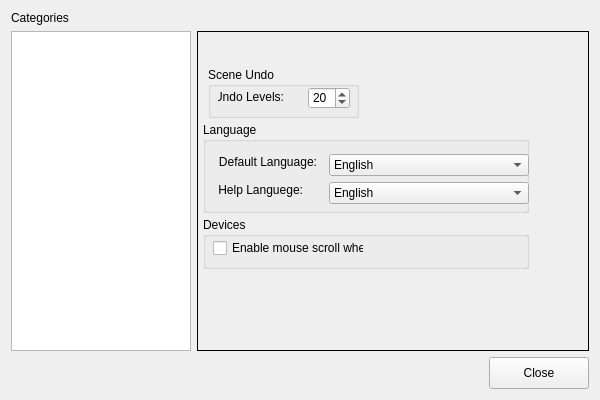
<ui version="4.0" >
 <class>Preferences</class>
 <widget class="QWidget" name="Preferences" >
  <property name="geometry" >
   <rect>
    <x>0</x>
    <y>0</y>
    <width>600</width>
    <height>400</height>
   </rect>
  </property>
  <property name="minimumSize" >
   <size>
    <width>600</width>
    <height>400</height>
   </size>
  </property>
  <property name="windowTitle" >
   <string>Preferences</string>
  </property>
  <layout class="QGridLayout" name="gridLayout_2" >
   <item row="0" column="0" >
    <widget class="QLabel" name="lbl_categories" >
     <property name="text" >
      <string>Categories</string>
     </property>
    </widget>
   </item>
   <item row="1" column="0" >
    <widget class="QTreeView" name="trv_categories" >
     <property name="sizePolicy" >
      <sizepolicy vsizetype="Expanding" hsizetype="Fixed" >
       <horstretch>0</horstretch>
       <verstretch>0</verstretch>
      </sizepolicy>
     </property>
     <property name="minimumSize" >
      <size>
       <width>180</width>
       <height>0</height>
      </size>
     </property>
     <property name="maximumSize" >
      <size>
       <width>180</width>
       <height>16777215</height>
      </size>
     </property>
    </widget>
   </item>
   <item row="1" column="1" colspan="2" >
    <widget class="QStackedWidget" name="stackedWidget" >
     <property name="frameShape" >
      <enum>QFrame::Box</enum>
     </property>
     <property name="currentIndex" >
      <number>0</number>
     </property>
     <widget class="QWidget" name="general" >
      <widget class="QGroupBox" name="groupBox_2" >
       <property name="geometry" >
        <rect>
         <x>5</x>
         <y>185</y>
         <width>326</width>
         <height>52</height>
        </rect>
       </property>
       <property name="sizePolicy" >
        <sizepolicy vsizetype="Fixed" hsizetype="Fixed" >
         <horstretch>0</horstretch>
         <verstretch>0</verstretch>
        </sizepolicy>
       </property>
       <property name="minimumSize" >
        <size>
         <width>0</width>
         <height>50</height>
        </size>
       </property>
       <property name="title" >
        <string>Devices</string>
       </property>
       <widget class="QCheckBox" name="checkBox" >
        <property name="geometry" >
         <rect>
          <x>10</x>
          <y>20</y>
          <width>151</width>
          <height>22</height>
         </rect>
        </property>
        <property name="text" >
         <string>Enable mouse scroll wheel</string>
        </property>
       </widget>
      </widget>
      <widget class="QGroupBox" name="groupBox_3" >
       <property name="geometry" >
        <rect>
         <x>5</x>
         <y>90</y>
         <width>326</width>
         <height>91</height>
        </rect>
       </property>
       <property name="sizePolicy" >
        <sizepolicy vsizetype="Fixed" hsizetype="Fixed" >
         <horstretch>0</horstretch>
         <verstretch>0</verstretch>
        </sizepolicy>
       </property>
       <property name="title" >
        <string>Language</string>
       </property>
       <layout class="QGridLayout" name="gridLayout" >
        <property name="margin" >
         <number>12</number>
        </property>
        <property name="spacing" >
         <number>12</number>
        </property>
        <item row="0" column="0" >
         <widget class="QLabel" name="label_4" >
          <property name="sizePolicy" >
           <sizepolicy vsizetype="Fixed" hsizetype="Fixed" >
            <horstretch>0</horstretch>
            <verstretch>0</verstretch>
           </sizepolicy>
          </property>
          <property name="layoutDirection" >
           <enum>Qt::LeftToRight</enum>
          </property>
          <property name="text" >
           <string>Default Language:</string>
          </property>
          <property name="alignment" >
           <set>Qt::AlignRight|Qt::AlignTrailing|Qt::AlignVCenter</set>
          </property>
         </widget>
        </item>
        <item row="0" column="1" >
         <widget class="QComboBox" name="comboBox" >
          <property name="minimumSize" >
           <size>
            <width>200</width>
            <height>22</height>
           </size>
          </property>
          <item>
           <property name="text" >
            <string>English</string>
           </property>
          </item>
          <item>
           <property name="text" >
            <string>Portuguese (Brazil)</string>
           </property>
          </item>
         </widget>
        </item>
        <item row="1" column="0" >
         <widget class="QLabel" name="label_5" >
          <property name="sizePolicy" >
           <sizepolicy vsizetype="Fixed" hsizetype="Fixed" >
            <horstretch>0</horstretch>
            <verstretch>0</verstretch>
           </sizepolicy>
          </property>
          <property name="layoutDirection" >
           <enum>Qt::LeftToRight</enum>
          </property>
          <property name="text" >
           <string>Help Languege:</string>
          </property>
          <property name="alignment" >
           <set>Qt::AlignRight|Qt::AlignTrailing|Qt::AlignVCenter</set>
          </property>
         </widget>
        </item>
        <item row="1" column="1" >
         <widget class="QComboBox" name="comboBox_2" >
          <property name="minimumSize" >
           <size>
            <width>200</width>
            <height>22</height>
           </size>
          </property>
          <item>
           <property name="text" >
            <string>English</string>
           </property>
          </item>
          <item>
           <property name="text" >
            <string>Portuguese (Brazil)</string>
           </property>
          </item>
         </widget>
        </item>
       </layout>
      </widget>
      <widget class="QGroupBox" name="groupBox" >
       <property name="geometry" >
        <rect>
         <x>10</x>
         <y>35</y>
         <width>151</width>
         <height>51</height>
        </rect>
       </property>
       <property name="sizePolicy" >
        <sizepolicy vsizetype="Fixed" hsizetype="Fixed" >
         <horstretch>0</horstretch>
         <verstretch>0</verstretch>
        </sizepolicy>
       </property>
       <property name="minimumSize" >
        <size>
         <width>120</width>
         <height>50</height>
        </size>
       </property>
       <property name="title" >
        <string>Scene Undo</string>
       </property>
       <widget class="QLabel" name="label" >
        <property name="geometry" >
         <rect>
          <x>10</x>
          <y>20</y>
          <width>66</width>
          <height>20</height>
         </rect>
        </property>
        <property name="layoutDirection" >
         <enum>Qt::LeftToRight</enum>
        </property>
        <property name="text" >
         <string>Undo Levels:</string>
        </property>
        <property name="alignment" >
         <set>Qt::AlignRight|Qt::AlignTrailing|Qt::AlignVCenter</set>
        </property>
       </widget>
       <widget class="QSpinBox" name="spinBox" >
        <property name="geometry" >
         <rect>
          <x>100</x>
          <y>20</y>
          <width>42</width>
          <height>22</height>
         </rect>
        </property>
        <property name="value" >
         <number>20</number>
        </property>
       </widget>
      </widget>
      <zorder>groupBox_2</zorder>
      <zorder>label_2</zorder>
      <zorder>groupBox_3</zorder>
      <zorder>toolBox</zorder>
      <zorder>groupBox</zorder>
     </widget>
     <widget class="QWidget" name="page_2" >
      <widget class="QLabel" name="label_3" >
       <property name="geometry" >
        <rect>
         <x>10</x>
         <y>5</y>
         <width>41</width>
         <height>20</height>
        </rect>
       </property>
       <property name="layoutDirection" >
        <enum>Qt::LeftToRight</enum>
       </property>
       <property name="text" >
        <string>General:</string>
       </property>
       <property name="alignment" >
        <set>Qt::AlignRight|Qt::AlignTrailing|Qt::AlignVCenter</set>
       </property>
      </widget>
     </widget>
    </widget>
   </item>
   <item row="2" column="0" colspan="2" >
    <spacer name="horizontalSpacer" >
     <property name="orientation" >
      <enum>Qt::Horizontal</enum>
     </property>
     <property name="sizeHint" stdset="0" >
      <size>
       <width>480</width>
       <height>17</height>
      </size>
     </property>
    </spacer>
   </item>
   <item row="2" column="2" >
    <widget class="QPushButton" name="bt_close" >
     <property name="minimumSize" >
      <size>
       <width>100</width>
       <height>32</height>
      </size>
     </property>
     <property name="maximumSize" >
      <size>
       <width>100</width>
       <height>32</height>
      </size>
     </property>
     <property name="text" >
      <string>Close</string>
     </property>
    </widget>
   </item>
  </layout>
 </widget>
 <resources/>
 <connections/>
</ui>
